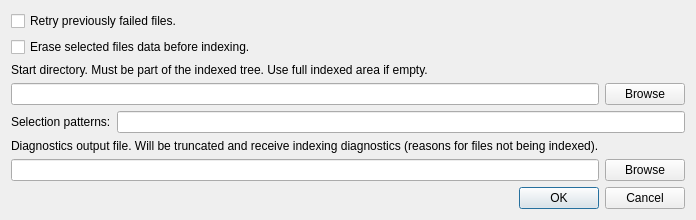
<?xml version="1.0" encoding="UTF-8"?>
<ui version="4.0">
 <class>SpecIdxW</class>
 <widget class="QDialog" name="SpecIdxW">
  <property name="windowModality">
   <enum>Qt::WindowModal</enum>
  </property>
  <property name="geometry">
   <rect>
    <x>0</x>
    <y>0</y>
    <width>610</width>
    <height>192</height>
   </rect>
  </property>
  <property name="windowTitle">
   <string>Special Indexing</string>
  </property>
  <layout class="QVBoxLayout" name="verticalLayout_2">
   <item>
    <layout class="QVBoxLayout" name="verticalLayout">
     <item>
      <widget class="QCheckBox" name="retryFailedCB">
       <property name="text">
        <string>Retry previously failed files.</string>
       </property>
      </widget>
     </item>
     <item>
      <widget class="QCheckBox" name="eraseBeforeCB">
       <property name="toolTip">
        <string>Else only modified or failed files will be processed.</string>
       </property>
       <property name="text">
        <string>Erase selected files data before indexing.</string>
       </property>
      </widget>
     </item>
     <item>
      <layout class="QGridLayout">
       <item row="1" column="0">
        <widget class="QLineEdit" name="targLE">
         <property name="sizePolicy">
          <sizepolicy hsizetype="Expanding" vsizetype="Fixed">
           <horstretch>8</horstretch>
           <verstretch>0</verstretch>
          </sizepolicy>
         </property>
         <property name="minimumSize">
          <size>
           <width>300</width>
           <height>0</height>
          </size>
         </property>
         <property name="toolTip">
          <string>Directory to recursively index. This must be inside the regular indexed area&lt;br&gt; as defined in the configuration file (topdirs).</string>
         </property>
        </widget>
       </item>
       <item row="1" column="1">
        <widget class="QPushButton" name="targBrowsePB">
         <property name="text">
          <string>Browse</string>
         </property>
         <property name="autoDefault">
          <bool>false</bool>
         </property>
        </widget>
       </item>
       <item row="0" column="0">
        <widget class="QLabel" name="textLabel1">
         <property name="text">
          <string>Start directory. Must be part of the indexed tree. Use full indexed area if empty.</string>
         </property>
         <property name="wordWrap">
          <bool>false</bool>
         </property>
        </widget>
       </item>
      </layout>
     </item>
     <item>
      <layout class="QHBoxLayout" name="horizontalLayout">
       <item>
        <widget class="QLabel" name="patLBL">
         <property name="toolTip">
          <string>Leave empty to select all files. You can use multiple space-separated shell-type patterns.&lt;br&gt;Patterns with embedded spaces should be quoted with double quotes.&lt;br&gt;Can only be used if the start target is set.</string>
         </property>
         <property name="text">
          <string>Selection patterns:</string>
         </property>
        </widget>
       </item>
       <item>
        <widget class="QLineEdit" name="selPatsLE"/>
       </item>
      </layout>
     </item>
    </layout>
   </item>
     <item>
      <layout class="QGridLayout">
       <item row="1" column="0">
        <widget class="QLineEdit" name="diagsLE">
         <property name="sizePolicy">
          <sizepolicy hsizetype="Expanding" vsizetype="Fixed">
           <horstretch>8</horstretch>
           <verstretch>0</verstretch>
          </sizepolicy>
         </property>
         <property name="minimumSize">
          <size>
           <width>300</width>
           <height>0</height>
          </size>
         </property>
        </widget>
       </item>
       <item row="1" column="1">
        <widget class="QPushButton" name="diagsBrowsePB">
         <property name="text">
          <string>Browse</string>
         </property>
         <property name="autoDefault">
          <bool>false</bool>
         </property>
        </widget>
       </item>
       <item row="0" column="0">
        <widget class="QLabel" name="textLabel2">
         <property name="text">
          <string>Diagnostics output file. Will be truncated and receive indexing diagnostics (reasons for files not being indexed).</string>
         </property>
         <property name="wordWrap">
          <bool>false</bool>
         </property>
        </widget>
       </item>
      </layout>
     </item>
   <item>
    <widget class="QDialogButtonBox" name="buttonBox">
     <property name="orientation">
      <enum>Qt::Horizontal</enum>
     </property>
     <property name="standardButtons">
      <set>QDialogButtonBox::Cancel|QDialogButtonBox::Ok</set>
     </property>
    </widget>
   </item>
  </layout>
 </widget>
 <resources/>
 <connections>
  <connection>
   <sender>buttonBox</sender>
   <signal>accepted()</signal>
   <receiver>SpecIdxW</receiver>
   <slot>accept()</slot>
   <hints>
    <hint type="sourcelabel">
     <x>248</x>
     <y>254</y>
    </hint>
    <hint type="destinationlabel">
     <x>157</x>
     <y>274</y>
    </hint>
   </hints>
  </connection>
  <connection>
   <sender>buttonBox</sender>
   <signal>rejected()</signal>
   <receiver>SpecIdxW</receiver>
   <slot>reject()</slot>
   <hints>
    <hint type="sourcelabel">
     <x>316</x>
     <y>260</y>
    </hint>
    <hint type="destinationlabel">
     <x>286</x>
     <y>274</y>
    </hint>
   </hints>
  </connection>
 </connections>
</ui>
